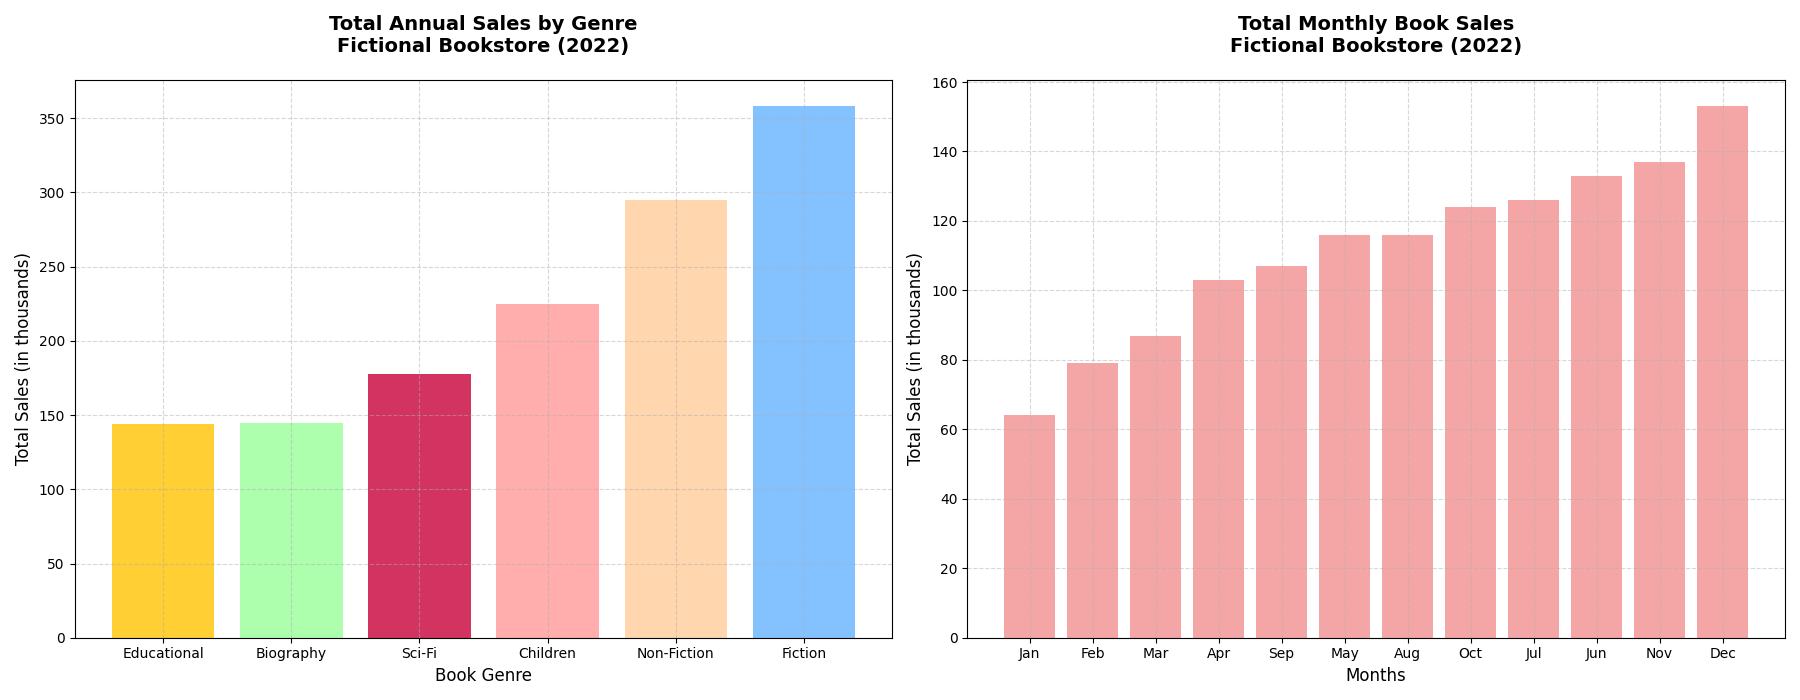

The Python source for this figure:
import matplotlib.pyplot as plt
import numpy as np

# Define data: Monthly sales data for a fictional bookstore (in thousands)
month_names = ["Jan", "Feb", "Mar", "Apr", "May", "Jun", "Jul", "Aug", "Sep", "Oct", "Nov", "Dec"]
fiction_sales = np.array([20, 25, 23, 28, 30, 35, 33, 30, 27, 32, 35, 40])
non_fiction_sales = np.array([15, 18, 20, 22, 25, 28, 27, 25, 24, 28, 30, 33])
children_sales = np.array([10, 12, 15, 18, 20, 22, 21, 20, 18, 21, 23, 25])
educational_sales = np.array([5, 7, 8, 10, 12, 15, 14, 13, 12, 14, 16, 18])
sci_fi_sales = np.array([8, 10, 12, 14, 16, 18, 17, 15, 14, 16, 18, 20])
biography_sales = np.array([6, 7, 9, 11, 13, 15, 14, 13, 12, 13, 15, 17])

# Total monthly sales data
total_sales = (fiction_sales + non_fiction_sales + children_sales +
               educational_sales + sci_fi_sales + biography_sales)

fig, axs = plt.subplots(1, 2, figsize=(18, 7))

# First subplot: Sorted Bar Chart for Monthly Sales by Genre (using total of individual genres for sorting)
genre_sales = {
    'Fiction': fiction_sales.sum(),
    'Non-Fiction': non_fiction_sales.sum(),
    'Children': children_sales.sum(),
    'Educational': educational_sales.sum(),
    'Sci-Fi': sci_fi_sales.sum(),
    'Biography': biography_sales.sum()
}

sorted_genres = sorted(genre_sales.items(), key=lambda x: x[1])  # Ascending order
genres, values = zip(*sorted_genres)

axs[0].bar(genres, values, color=['#FFC300', '#99FF99', '#C70039', '#FF9999', '#FFCC99', '#66B2FF'], alpha=0.8)
axs[0].set_title("Total Annual Sales by Genre\nFictional Bookstore (2022)", fontsize=14, fontweight='bold', pad=20)
axs[0].set_xlabel("Book Genre", fontsize=12)
axs[0].set_ylabel("Total Sales (in thousands)", fontsize=12)
axs[0].grid(True, linestyle='--', alpha=0.5)

# Second subplot: Sorted Bar Chart for Total Monthly Sales
sorted_indices = np.argsort(total_sales)  # Ascending order
sorted_month_names = [month_names[i] for i in sorted_indices]
sorted_total_sales = total_sales[sorted_indices]

axs[1].bar(sorted_month_names, sorted_total_sales, color='lightcoral', alpha=0.7)
axs[1].set_title("Total Monthly Book Sales\nFictional Bookstore (2022)", fontsize=14, fontweight='bold', pad=20)
axs[1].set_xlabel("Months", fontsize=12)
axs[1].set_ylabel("Total Sales (in thousands)", fontsize=12)
axs[1].grid(True, linestyle='--', alpha=0.5)

plt.tight_layout()
plt.show()
